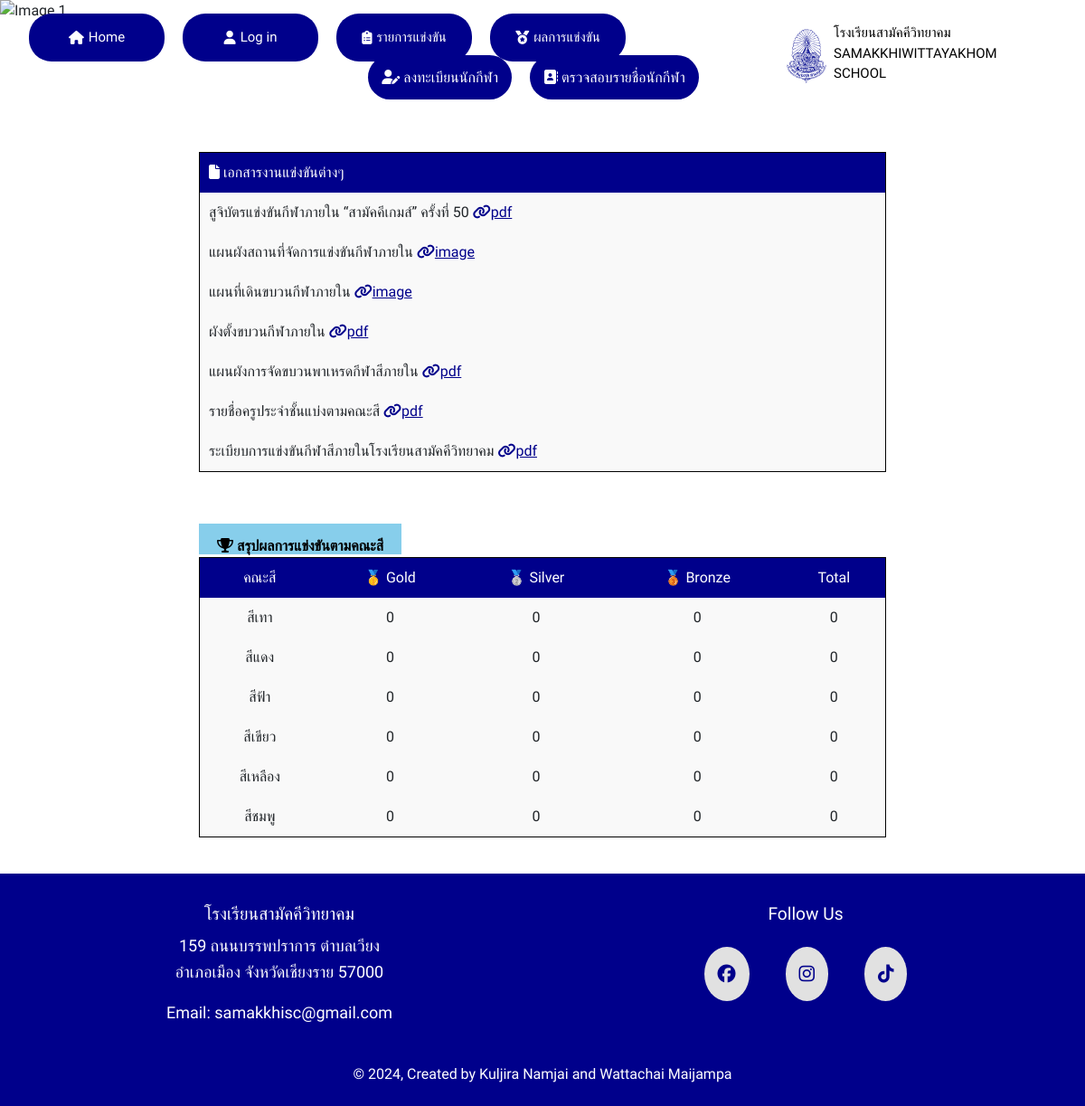
The page / on the database its author committed.
### tables this page shows
CREATE TABLE `colors` (
  `color_id` int(2) NOT NULL,
  `color_name` varchar(128) NOT NULL,
  `color_color` varchar(32) NOT NULL,
  `color_president` varchar(32) NOT NULL,
  `color_vice-president` varchar(32) NOT NULL,
  `color_id_user` int(6) NOT NULL
);

### index.php (the view, shortened to what this page needs)
<?php include 'conn.php'; ?>
<!DOCTYPE html>
<html lang="en">
<head>
    <link rel="stylesheet"  href="element/styles.css">
    <link rel="stylesheet" href="https://cdnjs.cloudflare.com/ajax/libs/font-awesome/6.6.0/css/all.min.css" />
    <link href="https://cdn.jsdelivr.net/npm/bootstrap@5.0.2/dist/css/bootstrap.min.css" rel="stylesheet">
</head>
<body>
    <header>
        <nav>
            <div class="menu" id="Mymenu">
                <ul>
                    <li><a href="index.php"><i class="fas fa-house"></i> Home</a></li>
                    <li><a href="login.php"><i class="fas fa-user"></i> Log in</a></li>
                    <li><a href="schedule.php"><i class="fas fa-clipboard-list"></i>รายการแข่งขัน</a></li>
                    <li><a href="report.php"><i class="fas fa-medal"></i>ผลการแข่งขัน</a></li>
                </ul>
            </div>
            <div class="logo">
              <img src="pic/swk_logo.svg" width="60px" height="60px">
              <span class="title">
                <p >โรงเรียนสามัคคีวิทยาคม<br> SAMAKKHIWITTAYAKHOM SCHOOL</p>
              </span>
            </div>
            <div class="sc">
            </div>
        </nav>
    </header>
    <div id="carouselExampleFade" class="carousel slide carousel-fade" data-bs-ride="carousel">
    <div class="carousel-inner">
    <div class="carousel-item active">
      <img src="pic/flag.jpg" class="d-block w-100 h-100" alt="Image 1">
    </div>
  </div>
  <button class="carousel-control-prev" type="button" data-bs-target="#carouselExampleFade" data-bs-slide="prev">
    <span class="carousel-control-prev-icon" aria-hidden="true"></span>
  </button>
  <button class="carousel-control-next" type="button" data-bs-target="#carouselExampleFade" data-bs-slide="next">
    <span class="carousel-control-next-icon" aria-hidden="true"></span>
  </button>
</div>
<center>
<section >
  <div class="additional_menu">
    <div>
      <a href="form.php" class="btn-menu"><i class="fas fa-user-pen"></i> ลงทะเบียนนักกีฬา</a>
    </div>
    <div>
      <a href="player_name.php" class="btn-menu"><i class="fas fa-address-book"></i> ตรวจสอบรายชื่อนักกีฬา</a>
    </div>
  </div>
</section>
</center>
  <section>
  <div class="ndmenu-container">
    <div class="nd-menu">
        <table>
            <thead>
                <tr>
                    <th>
                        <i class="fas fa-file"></i> เอกสารงานแข่งขันต่างๆ
                    </th>
                </tr>
            </thead>
            <tbody>
              <tr><td>สูจิบัตรแข่งขันกีฬาภายใน “สามัคคีเกมส์” ครั้งที่ 50  <a href="pic/สูจิบัตร.pdf"><i class="fa-solid fa-link"></i>pdf</a></td></tr>
                <tr><td>แผนผังสถานที่จัดการแข่งขันกีฬาภายใน <a href="pic/แผนผังสถานที่จัดการแข่งขัน.png"><i class="fa-solid fa-link"></i>image</a></td></tr>
                <tr><td>แผนที่เดินขบวนกีฬาภายใน <a href="pic/แผนที่การเดินขบวน.png"><i class="fa-solid fa-link"></i>image</a></td></tr>
                <tr><td>ผังตั้งขบวนกีฬาภายใน <a href="#"><i class="fa-solid fa-link"></i>pdf</a></td></tr>
                <tr><td>แผนผังการจัดขบวนพาเหรดกีฬาสีภายใน <a href="#"><i class="fa-solid fa-link"></i>pdf</a></td></tr>
                <tr><td>รายชื่อครูประจำชั้นแบ่งตามคณะสี <a href="#"><i class="fa-solid fa-link"></i>pdf</a></td></tr>
                <tr><td>ระเบียบการแข่งขันกีฬาสีภายในโรงเรียนสามัคคีวิทยาคม <a href="#"><i class="fa-solid fa-link"></i>pdf</a></td></tr>
            </tbody>
        </table>
    </div>
</div>
  </section>
  <section>
  <div class="ndmenu-container">
    <div class="result-menu">
      <table>
        <thead>
          <span class="table_head"><i class="fas fa-trophy"> สรุปผลการแข่งขันตามคณะสี</i></span>
          <tr>
            <th>คณะสี</th>
            <th>🥇 Gold</th>
            <th>🥈 Silver</th>
            <th>🥉 Bronze</th>
            <th>Total</th>
          </tr>
        </thead>
        <tbody>
          <?php
            $sql_view_color = "SELECT `color_id_user`, `color_color` FROM `colors`";
            $result_view_color = mysqli_query($conn, $sql_view_color);
            if (mysqli_num_rows($result_view_color) > 0) {
              while ($row_view_color = mysqli_fetch_assoc($result_view_color)) {
                $rank_gold = mysqli_num_rows(mysqli_query($conn,"SELECT `reward_id` FROM `reward` WHERE `reward_first` = '".$row_view_color['color_id_user']."'"));
                $rank_silver = mysqli_num_rows(mysqli_query($conn,"SELECT `reward_id` FROM `reward` WHERE `reward_second` = '".$row_view_color['color_id_user']."'"));
                $rank_bronze = mysqli_num_rows(mysqli_query($conn,"SELECT `reward_id` FROM `reward` WHERE `reward_third` = '".$row_view_color['color_id_user']."'"));
                $sum_reward = $rank_gold + $rank_silver + $rank_bronze;
                echo "<tr>
                    <td>".$row_view_color['color_color']."</td>
                    <td>".$rank_gold."</td>
                    <td>".$rank_silver."</td>
                    <td>".$rank_bronze."</td>
                    <td>".$sum_reward."</td>
                  </tr>";
              }
            }else{
              echo "something is wrong..";
            }
          ?>
        </tbody>
      </table>
    </div>
</div>
  </section>
  <footer>
  <div class="footer-container">
    <div class="footer-section">
      <h4>โรงเรียนสามัคคีวิทยาคม</h4>
      <p>159 ถนนบรรพปราการ ตำบลเวียง <br> อำเภอเมือง จังหวัดเชียงราย 57000</p>
      <p>Email: samakkhisc@gmail.com</p>
    </div>
    <div class="footer-section">
      <h4>Follow Us</h4>
      <div class="social-icons">
        <a href="https://www.facebook.com/swkstudentcouncil?_rdc=1&_rdr#"><i class="fa-brands fa-facebook"></i></a>
        <a href="https://www.instagram.com/swk.sc?utm_source=ig_web_button_share_sheet&igsh=ZDNlZDc0MzIxNw=="><i class="fa-brands fa-instagram"></i></a>
        <a href="https://www.tiktok.com/@swkstudentcouncil?_t=8Y2Sd6aXe8w&_r=1"><i class="fa-brands fa-tiktok"></i></i></a>
      </div>
    </div>
  </div>
    <div class="copyright">
      <p>© 2024, Created by Kuljira Namjai and Wattachai Maijampa </p>
    </div>
  </footer>
</body>
</html>

### element/styles.css (style rules this page uses)
* { margin: 0; padding: 0; box-sizing: border-box; font-family: "Mitr", sans-serif; }
nav { z-index: 999; position: fixed; padding: 15px 15px 0px 0px; top: 0; left: 0; display: flex; width: 100%; justify-content: space-between; transition: 0.6s; background-color: rgba(255, 255, 255, 0); }
.menu ul { display: flex; margin-right:150px; }
.menu li { list-style: none; }
.menu li a { display: flex; align-items: center; font-family: "Mitr", sans-serif; text-decoration: none; color: white; font-size: 15px; background-color: darkblue; border-radius: 25px; margin-right: 20px; padding: 15px; min-width: 150px; transition: 0.4s ease; justify-content: center; }
.menu i { margin-right: 5px; }
.logo { display: flex; align-items: center; }
.logo img { border-radius: 100%; display: flex; justify-content: center; align-items: center; }
.title { margin-top: 10px; font-size: 15px; }
.title p { color: black; }
.ndmenu-container { max-width: 800px; margin: 20px auto; margin-top: 30px; padding: 20px; }
table { width: 100%; border-collapse: collapse; border-radius: 10px; border: 1px solid black; }
th, td { padding: 10px; text-align: left; }
th { background-color: darkblue; color: white; font-weight: 500; padding: 10px; }
td { background-color: #f9f9f9; transition: 0.4s ease; cursor: pointer; }
td a { color: darkblue; transition: 0.4s ease; }
.table_head { background-color: skyblue; width: 100%; padding-left: 20px; padding-right: 20px; padding-top: 15px; margin-bottom: 15px; cursor: pointer; color: black; }
.copyright { display: flex; justify-content: center; background-color: darkblue; width: 100%; color: white; height: 40px; font-weight: 300; }
.copyright p { display: flex; align-items: center; margin: 0 auto; }
.result-menu th { text-align: center; }
.result-menu td { text-align: center; }
.carousel-item img { height: 950px; }
.additional_menu { display: flex; justify-content: center; margin-top: 30px; padding: 20px; }
.additional_menu a { text-decoration: none; background-color: darkblue; color: white; padding: 15px; border-radius: 30px; margin-right: 20px; transition: 0.4s ease; }
footer { background-color: darkblue; color: white; padding: 15px 0; text-align: center; }
.footer-container { display: flex; justify-content: space-around; max-width: 1500px; margin: 0 auto; padding: 18px; }
.footer-section { flex: 1; padding: 0 20px; }
.footer-section h4 { font-size: 1.2em; margin-bottom: 10px; }
.footer-section p, .footer-section ul { font-size: 18px; line-height: 1.6; }
.social-icons a { color: darkblue; display: inline-block; background-color: #e1e1e1; padding: 15px; border-radius: 100%; font-size: 20px; margin: 0 18px; margin-top: 15px; }

### rows shown on the page
colors: color_color "สีเทา", rank_gold "0", rank_silver "0", rank_bronze "0", sum_reward "0"
colors: color_color "สีแดง", rank_gold "0", rank_silver "0", rank_bronze "0", sum_reward "0"
colors: color_color "สีฟ้า", rank_gold "0", rank_silver "0", rank_bronze "0", sum_reward "0"
colors: color_color "สีเขียว", rank_gold "0", rank_silver "0", rank_bronze "0", sum_reward "0"
colors: color_color "สีเหลือง", rank_gold "0", rank_silver "0", rank_bronze "0", sum_reward "0"
colors: color_color "สีชมพู", rank_gold "0", rank_silver "0", rank_bronze "0", sum_reward "0"
